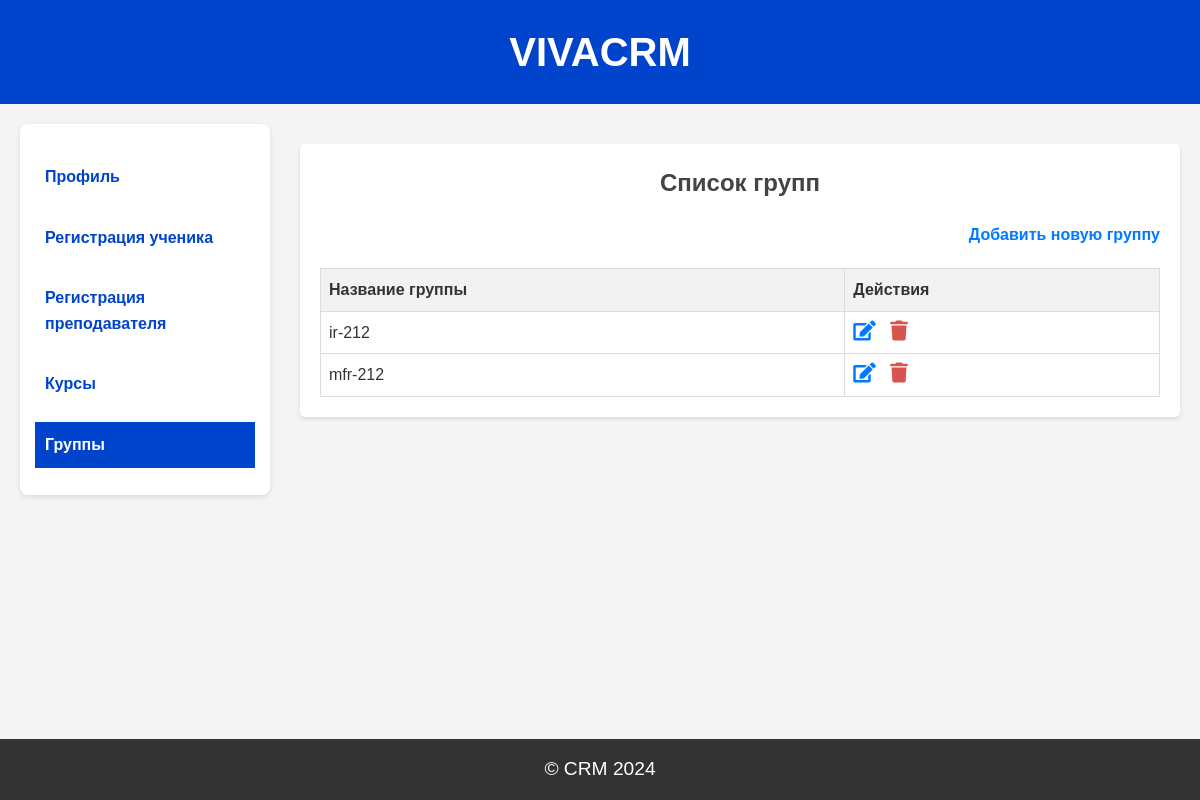
Before: /groups (signed in) with the older database file.
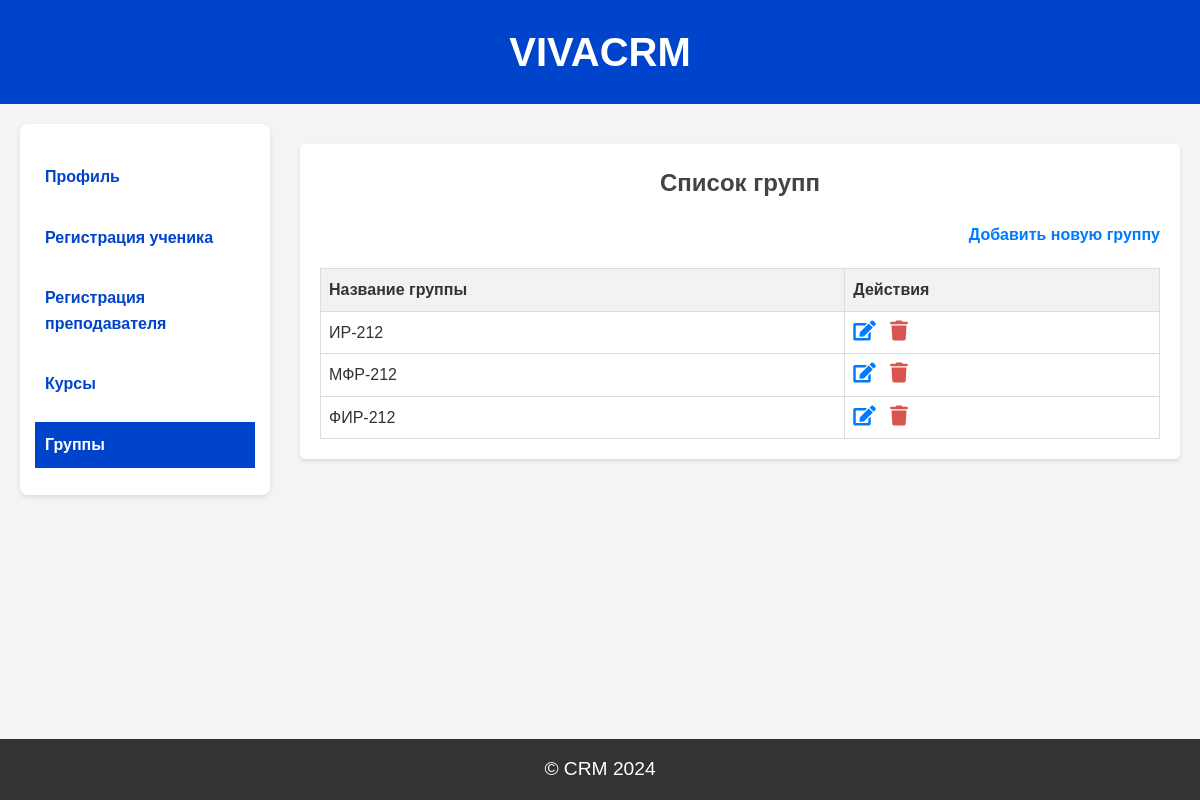
After: the same page with the newer database file.
### models.py (models this page shows)
class Group(db.Model):
    id = db.Column(db.Integer, primary_key=True)
    group_name = db.Column(db.String(100), nullable=False)
    students = db.relationship('ManageStudent', back_populates='group')
    teachers = db.relationship('ManageTeacher', back_populates='group')

### app.py (the view)
@app.route('/groups', methods=['GET'])
@login_required
@role_required('Администратор')
def list_groups():
    administrator = Administrator.query.filter_by(admin_id=current_user.id).first()
    groups = Group.query.all()
    return render_template('groups.html', groups=groups, administrator=administrator)

### app.py (called while the page is built)
@login_manager.user_loader
def load_user(user_id):
    return Users.query.get(int(user_id))

def role_required(role):
    def decorator(f):
        @wraps(f)
        def wrapped(*args, **kwargs):
            if not current_user.is_authenticated or current_user.role != role:
                flash('Недостаточно прав доступа')
                return redirect(url_for('login'))
            return f(*args, **kwargs)
        return wrapped
    return decorator

### templates/groups.html (shortened to what this page needs)
{% extends "base_administrator.html" %}
{% block content %}
<div class="group-form ">
    <h2>Список групп</h2>
    <a href="{{ url_for('add_group') }}" class="add-group-link">Добавить новую группу</a>
    <table class="group-list-table">
        <thead>
            <tr>
                <th>Название группы</th>
                <th>Действия</th>
            </tr>
        </thead>
        <tbody>
            {% for group in groups %}
            <tr>
                <td>{{ group.group_name }}</td>
                <td>
                    <a href="{{ url_for('edit_group', id=group.id) }}" class="edit-link">
                        <i class="fa fa-edit"></i>
                    </a>
                    <a href="{{ url_for('delete_group', id=group.id) }}" class="delete-link">
                        <i class="fa fa-trash"></i>
                    </a>
                </td>
            </tr>
            {% endfor %}
        </tbody>
    </table>
</div>
{% endblock %}

Changed rows visible on the page:
changed Group (number 1 of 3 on the later page): group_name "ir-212" → "ИР-212"
changed Group: group_name "mfr-212" → "МФР-212"
added Group: group_name "ФИР-212"
